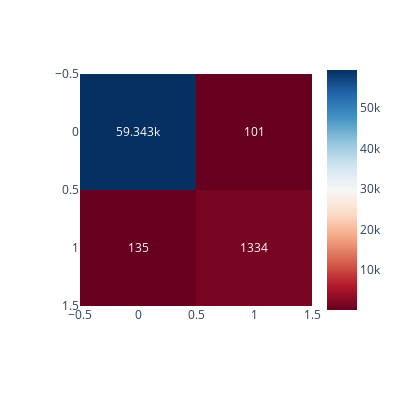

Notebook cell for this chart:
### Code cell
# XGB Classifier
XGB = XGBClassifier(max_depth=6)
XGB.fit(X_train, y_train)

# Prediction
pred = XGB.predict(w_test)

# Calc  confusion matrix
cm = confusion_matrix(pred, z_test)

# Show CM and classification_repor
print("XGB Classifier : \n")
print(f"\nConfusion Matrix :")
fig = px.imshow(cm, text_auto=True, color_continuous_scale='rdbu', width=400, height=400)
fig.show()
print(classification_report(z_test, pred))

### Figure 1 — Plotly figure (JSON) as saved in the notebook; plotly's stock layout.template omitted (floating-point values rounded to 4 significant figures)
{"data": [{"coloraxis": "coloraxis", "hovertemplate": "x: %{x}<br>y: %{y}<br>color: %{z}<extra></extra>", "name": "0", "texttemplate": "%{z}", "type": "heatmap", "xaxis": "x", "yaxis": "y", "z": [[59343, 101], [135, 1334]]}], "layout": {"coloraxis": {"colorscale": [[0, "rgb(103,0,31)"], [0.1, "rgb(178,24,43)"], [0.2, "rgb(214,96,77)"], [0.3, "rgb(244,165,130)"], [0.4, "rgb(253,219,199)"], [0.5, "rgb(247,247,247)"], [0.6, "rgb(209,229,240)"], [0.7, "rgb(146,197,222)"], [0.8, "rgb(67,147,195)"], [0.9, "rgb(33,102,172)"], [1, "rgb(5,48,97)"]]}, "height": 400, "margin": {"t": 60}, "width": 400, "xaxis": {"anchor": "y", "constrain": "domain", "domain": [0, 1], "scaleanchor": "y"}, "yaxis": {"anchor": "x", "autorange": "reversed", "constrain": "domain", "domain": [0, 1]}}}
